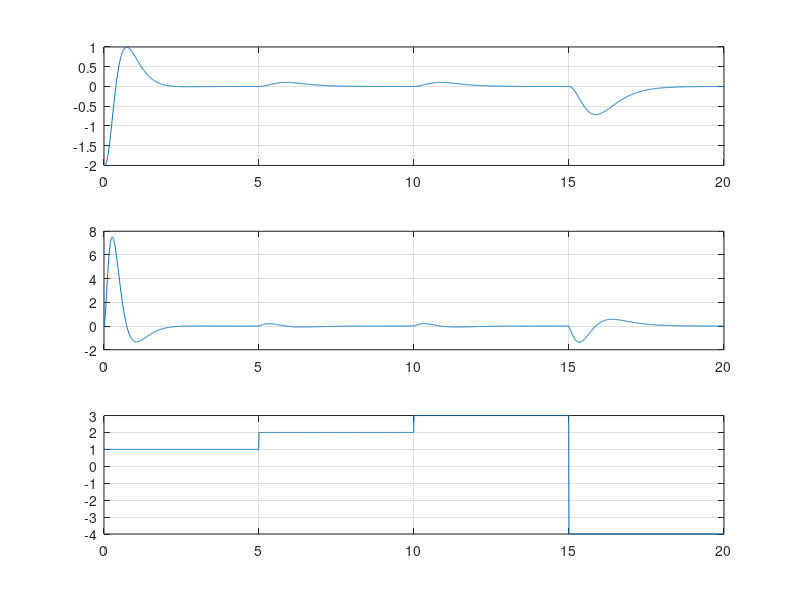

MATLAB code to generate this figure:
% Disturbance rejection

clear; close all; clc

% Original system
A = [0 1; 0 -1]
B = [0; 1]
Bd = [0; 1]
C = [1 0]
D = 0
Dd = 0

% Augmented system
Ae = [A Bd; 0 0 0]
Be = [B; 0]
Ce = [C Dd]
De = 0

% Performance measure system
Ct = C
Dt = D

% Check observability and controllability
rank_W = rank(obsv(Ae,Ce))
rank_K = rank(ctrb(A,B))

% Pole placement for observer and output-feedback controller
lambda = [-5 -6 -7]
L = place(Ae', Ce', lambda)
L = L';
lambda = [-2 -3]
F = place(A, B, lambda)

% Check solvability
params = inv([A B; C D])*[Bd; Dd]
Pi = params(1:2)
Gamma = params(end)
G = Gamma + F*Pi % feed-forward gain

% Feedback and feed-forward gain
Fe = [F G]

% (Augmented) System
Motor = ss(A, Bd, C, D)
Motor_aug = ss(Ae, Be, Ce, D);

% Observers
x0 = [-2; 0; 1; 0; 0; 0]
Aob = Ae-L*Ce
t = 0:0.01:20;
Observer = ss(Aob, L, Ce, De)
d = [ones(1,500) 2*ones(1,500) 3*ones(1,500) -4*ones(1,501)]';

% Controller
Controller = ss(Ae-Be*Fe-L*Ce+L*D*Fe, L, Fe, 0)

% Negative feedback interconnection
System_cl = feedback(Motor_aug, Controller)

% Simulated system
t = 0:0.01:20; t = t';
[y,t,x] = lsim(System_cl, d, t, x0);

% Plots
figure;
subplot(3,1,1);
plot(t,x(:,1)); grid on;
subplot(3,1,2);
plot(t,x(:,2)); grid on; 
subplot(3,1,3);
plot(t,d); grid on;
